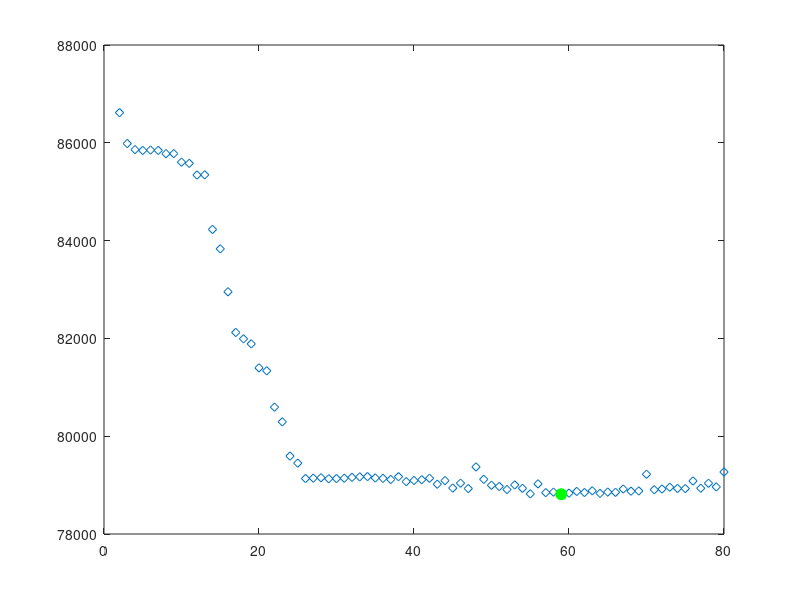
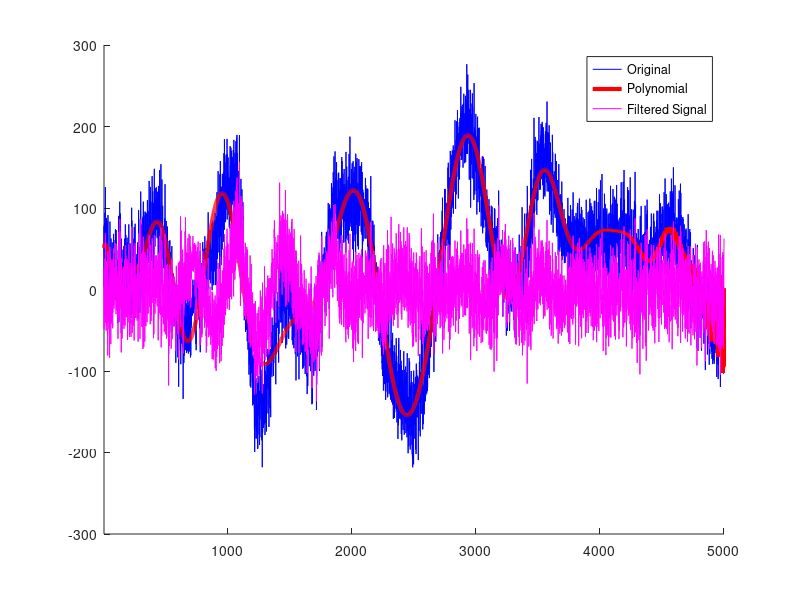

MATLAB code to generate these figures, in order:
%%
%     Curso do canal ExataMenteS
%     Aula 66 - Regressao Polinominal
%     Se inscreva no canal e nos ajude a crescer <3
%     https://www.youtube.com/channel/UCZyFebN0_gF2yy5fhVhlXtA
%     Professor: Joao Pinheiro
%     Copyright https://github.com/joaomh
%%

% Signal
n = 5000;   % Number of points
t = (1:n)'; % Time vector
k = 25;     % Number of random amplitudes

% Iinterpolated set of points
SignalInterp = interp1(100*randn(k,1),linspace(1,k,n) ,'pchip')';

% Signal with some noise
Noise = 30*randn(n,1);
Signal = SignalInterp + Noise;

% Bayesian information criterion to determine the optimal polynomial order empirically

Orders = (2:80)';                 % Range of orders
SumError = zeros( length(Orders),1 ); % Sum of squared errors

% Loop
for i = 1:length(Orders)
    
    % Compute the polynomial
    PolyData = polyval(polyfit( t,Signal,Orders(i) ), t); 

    % Estimated data based on the coefficients using polyval
    SumError(i) = sum( (PolyData - Signal).^2 );
end

% Bayes information criteria
BIC = n*log(SumError) + Orders*log(n);

% Best parameter is the minimum BIC
[BestParameterOrder,idx] = min(BIC);

% Plot BIC for all orders
figure(1), clf
plot(Orders,BIC,'d'), hold on
plot(Orders(idx),BestParameterOrder,'go','markersize',8,'markerfacecolor','g')
zoom on

% Without BIC
% Orders = 40; idx=1;

% Polynomial fit
PolyCoefs = polyfit(t,Signal,Orders(idx));

% Estimated data based on the coefficients using polyval
PolyData = polyval(PolyCoefs,t); 

% Filtered signal is the difference of original and fitted 
FilterSignal = Signal - PolyData;

% Plots
figure(2), clf, hold on
plot(t,Signal,'b','linew',.5);       % Original Signall 
plot(t,PolyData,'r','linew',3)       % Polynomial 
plot(t,FilterSignal,'m','linew',0.5) % Filtered Signal
set(gca,'xlim',t([1 end]))
legend({'Original';'Polynomial';'Filtered Signal'})